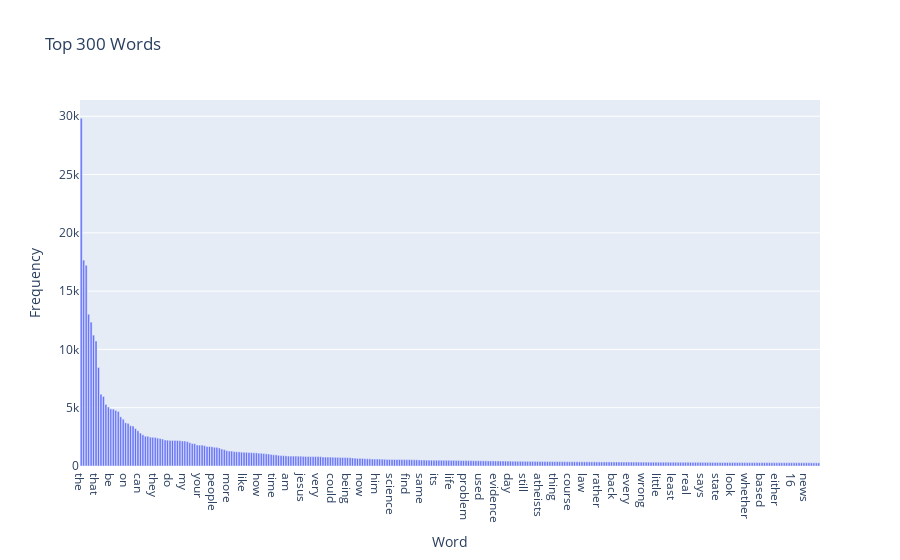

Source (notebook cell):
### Markdown cell above
### >>> **Exercise 14 (take home):** 
Additionally, you can attempt to sort the terms on the `x-axis` by frequency instead of in alphabetical order. This way the visualization is more meaninfgul and you will be able to observe the so called [long tail](https://en.wikipedia.org/wiki/Long_tail) (get familiar with this term since it will appear a lot in data mining and other statistics courses). see picture below

![alt txt](https://upload.wikimedia.org/wikipedia/commons/thumb/8/8a/Long_tail.svg/1000px-Long_tail.svg.png)

### Code cell
# Answer here

import plotly.express as px

idx = term_frequencies.argsort()[::-1][:300]
words = count_vect.get_feature_names_out()[idx]
counts = term_frequencies[idx]

fig = px.bar(x=words, y=counts, 
             labels={'x': 'Word', 'y': 'Frequency'}, 
             title='Top 300 Words')

fig.show()

### Figure 1 — Plotly figure (JSON) as saved in the notebook; plotly's stock layout.template omitted (floating-point values rounded to 4 significant figures; data arrays with more than 128 entries replaced by an {"elided": "..."} marker saying what was removed)
{"data": [{"hovertemplate": "Word=%{x}<br>Frequency=%{y}<extra></extra>", "legendgroup": "", "marker": {"color": "#636efa", "pattern": {"shape": ""}}, "name": "", "orientation": "v", "showlegend": false, "textposition": "auto", "type": "bar", "x": {"elided": "300 str values"}, "xaxis": "x", "y": {"elided": "300 int values"}, "yaxis": "y"}], "layout": {"barmode": "relative", "legend": {"tracegroupgap": 0}, "title": {"text": "Top 300 Words"}, "xaxis": {"anchor": "y", "domain": [0, 1], "title": {"text": "Word"}}, "yaxis": {"anchor": "x", "domain": [0, 1], "title": {"text": "Frequency"}}}}
